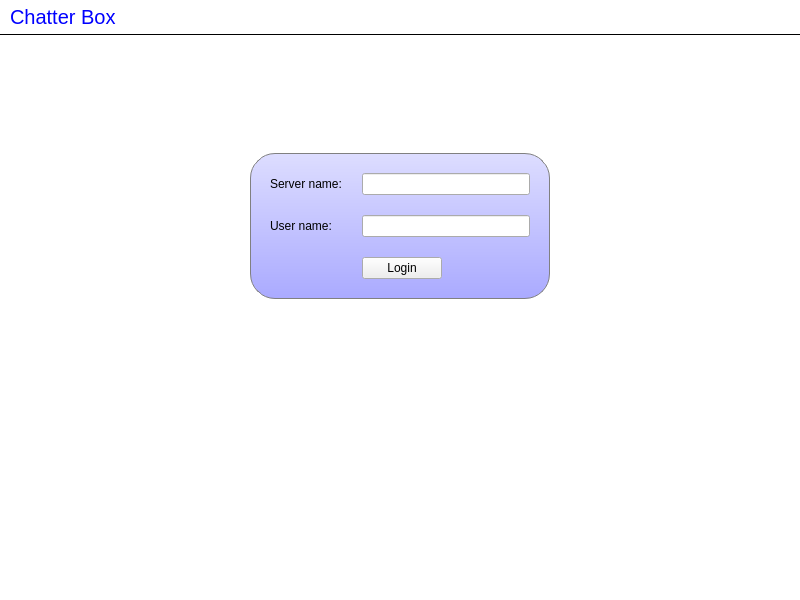
<ui version="4.0" >
 <class>MainWindow</class>
 <widget class="QMainWindow" name="chatwindow" >
  <property name="geometry" >
   <rect>
    <x>0</x>
    <y>0</y>
    <width>800</width>
    <height>600</height>
   </rect>
  </property>
  <property name="windowTitle" >
   <string>MainWindow</string>
  </property>
  <property name="styleSheet" >
   <string notr="true" >#titleLabel {
background: white;
color: blue;
font-size: 20px;
border: none;
border-bottom:  1px solid black;
padding: 5px;
}

#mainFrame {
border: none;
background: white;
}

#loginFrame {
background: qlineargradient(x1: 0, y1: 0, x2: 0, y2: 1, stop: 0 #ddf, stop: 1 #aaf);
border: 1px solid gray;
padding: 10px;
border-radius: 25px;
}</string>
  </property>
  <widget class="QWidget" name="centralwidget" >
   <layout class="QVBoxLayout" name="verticalLayout" >
    <property name="spacing" >
     <number>0</number>
    </property>
    <property name="margin" >
     <number>0</number>
    </property>
    <item>
     <widget class="QLabel" name="titleLabel" >
      <property name="sizePolicy" >
       <sizepolicy vsizetype="Fixed" hsizetype="Preferred" >
        <horstretch>0</horstretch>
        <verstretch>0</verstretch>
       </sizepolicy>
      </property>
      <property name="text" >
       <string>Chatter Box</string>
      </property>
     </widget>
    </item>
    <item>
     <widget class="QFrame" name="mainFrame" >
      <property name="frameShape" >
       <enum>QFrame::StyledPanel</enum>
      </property>
      <layout class="QVBoxLayout" name="verticalLayout_2" >
       <item>
        <widget class="QStackedWidget" name="stackedWidget" >
         <property name="currentIndex" >
          <number>1</number>
         </property>
         <widget class="QWidget" name="chatPage" >
          <layout class="QGridLayout" name="gridLayout" >
           <item row="0" column="0" >
            <widget class="QTextEdit" name="roomTextEdit" >
             <property name="readOnly" >
              <bool>true</bool>
             </property>
            </widget>
           </item>
           <item row="0" column="1" colspan="2" >
            <widget class="QListWidget" name="userListWidget" />
           </item>
           <item row="1" column="0" colspan="2" >
            <widget class="QLineEdit" name="sayLineEdit" />
           </item>
           <item row="1" column="2" >
            <widget class="QPushButton" name="sayButton" >
             <property name="sizePolicy" >
              <sizepolicy vsizetype="Fixed" hsizetype="Fixed" >
               <horstretch>0</horstretch>
               <verstretch>0</verstretch>
              </sizepolicy>
             </property>
             <property name="maximumSize" >
              <size>
               <width>50</width>
               <height>16777215</height>
              </size>
             </property>
             <property name="text" >
              <string>Say</string>
             </property>
            </widget>
           </item>
          </layout>
         </widget>
         <widget class="QWidget" name="loginPage" >
          <layout class="QGridLayout" name="gridLayout_3" >
           <item row="0" column="1" >
            <spacer name="verticalSpacer" >
             <property name="orientation" >
              <enum>Qt::Vertical</enum>
             </property>
             <property name="sizeType" >
              <enum>QSizePolicy::Fixed</enum>
             </property>
             <property name="sizeHint" stdset="0" >
              <size>
               <width>20</width>
               <height>100</height>
              </size>
             </property>
            </spacer>
           </item>
           <item row="1" column="0" >
            <spacer name="horizontalSpacer" >
             <property name="orientation" >
              <enum>Qt::Horizontal</enum>
             </property>
             <property name="sizeHint" stdset="0" >
              <size>
               <width>223</width>
               <height>20</height>
              </size>
             </property>
            </spacer>
           </item>
           <item row="1" column="1" >
            <widget class="QFrame" name="loginFrame" >
             <property name="sizePolicy" >
              <sizepolicy vsizetype="Fixed" hsizetype="Fixed" >
               <horstretch>0</horstretch>
               <verstretch>0</verstretch>
              </sizepolicy>
             </property>
             <property name="minimumSize" >
              <size>
               <width>300</width>
               <height>0</height>
              </size>
             </property>
             <property name="frameShape" >
              <enum>QFrame::StyledPanel</enum>
             </property>
             <layout class="QGridLayout" name="gridLayout_2" >
              <property name="spacing" >
               <number>20</number>
              </property>
              <item row="0" column="0" >
               <widget class="QLabel" name="label" >
                <property name="text" >
                 <string>Server name:</string>
                </property>
               </widget>
              </item>
              <item row="0" column="1" >
               <widget class="QLineEdit" name="serverLineEdit" />
              </item>
              <item row="1" column="0" >
               <widget class="QLabel" name="label_2" >
                <property name="text" >
                 <string>User name:</string>
                </property>
               </widget>
              </item>
              <item row="1" column="1" >
               <widget class="QLineEdit" name="userLineEdit" />
              </item>
              <item row="2" column="1" >
               <widget class="QPushButton" name="loginButton" >
                <property name="sizePolicy" >
                 <sizepolicy vsizetype="Fixed" hsizetype="Fixed" >
                  <horstretch>0</horstretch>
                  <verstretch>0</verstretch>
                 </sizepolicy>
                </property>
                <property name="text" >
                 <string>Login</string>
                </property>
               </widget>
              </item>
             </layout>
            </widget>
           </item>
           <item row="1" column="2" >
            <spacer name="horizontalSpacer_2" >
             <property name="orientation" >
              <enum>Qt::Horizontal</enum>
             </property>
             <property name="sizeHint" stdset="0" >
              <size>
               <width>223</width>
               <height>20</height>
              </size>
             </property>
            </spacer>
           </item>
           <item row="2" column="1" >
            <spacer name="verticalSpacer_2" >
             <property name="orientation" >
              <enum>Qt::Vertical</enum>
             </property>
             <property name="sizeHint" stdset="0" >
              <size>
               <width>20</width>
               <height>267</height>
              </size>
             </property>
            </spacer>
           </item>
          </layout>
         </widget>
        </widget>
       </item>
      </layout>
     </widget>
    </item>
   </layout>
  </widget>
 </widget>
 <tabstops>
  <tabstop>serverLineEdit</tabstop>
  <tabstop>userLineEdit</tabstop>
  <tabstop>loginButton</tabstop>
  <tabstop>roomTextEdit</tabstop>
  <tabstop>userListWidget</tabstop>
  <tabstop>sayLineEdit</tabstop>
  <tabstop>sayButton</tabstop>
 </tabstops>
 <resources/>
 <connections>
  <connection>
   <sender>sayLineEdit</sender>
   <signal>returnPressed()</signal>
   <receiver>sayButton</receiver>
   <slot>animateClick()</slot>
   <hints>
    <hint type="sourcelabel" >
     <x>331</x>
     <y>564</y>
    </hint>
    <hint type="destinationlabel" >
     <x>768</x>
     <y>570</y>
    </hint>
   </hints>
  </connection>
  <connection>
   <sender>serverLineEdit</sender>
   <signal>returnPressed()</signal>
   <receiver>userLineEdit</receiver>
   <slot>setFocus()</slot>
   <hints>
    <hint type="sourcelabel" >
     <x>391</x>
     <y>188</y>
    </hint>
    <hint type="destinationlabel" >
     <x>470</x>
     <y>238</y>
    </hint>
   </hints>
  </connection>
  <connection>
   <sender>userLineEdit</sender>
   <signal>returnPressed()</signal>
   <receiver>loginButton</receiver>
   <slot>animateClick()</slot>
   <hints>
    <hint type="sourcelabel" >
     <x>417</x>
     <y>239</y>
    </hint>
    <hint type="destinationlabel" >
     <x>389</x>
     <y>275</y>
    </hint>
   </hints>
  </connection>
 </connections>
</ui>
